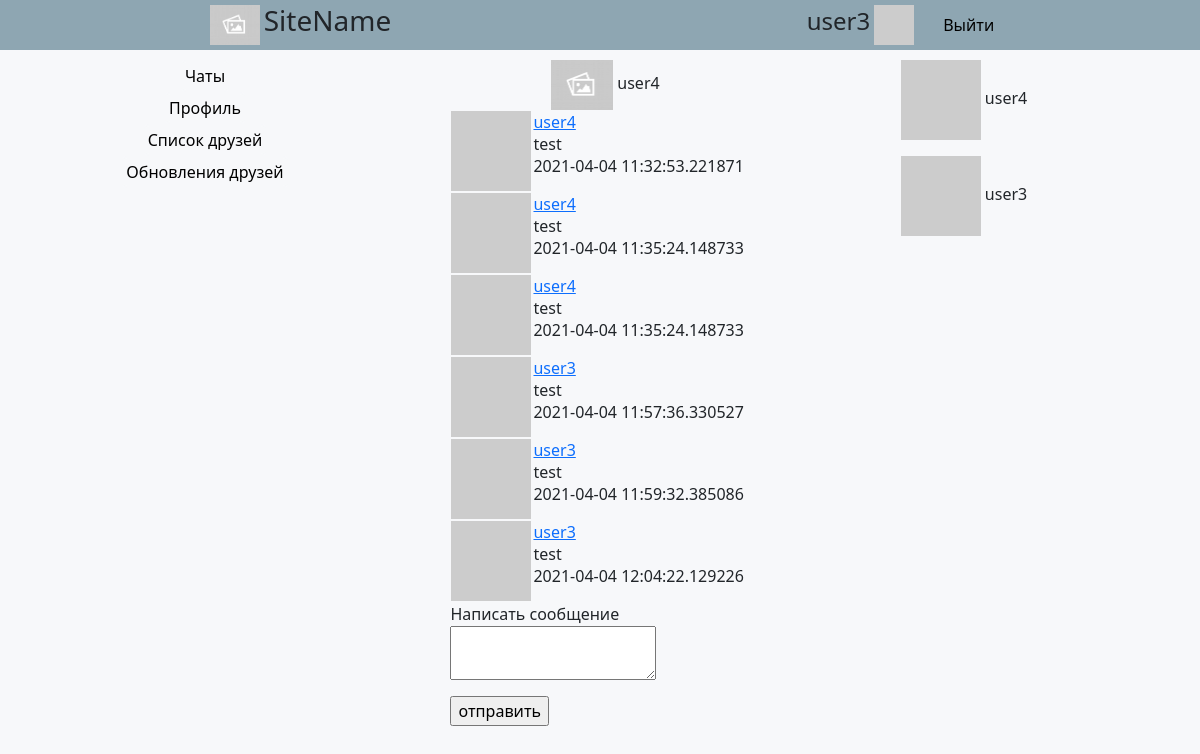
The app's page /chat/noneuser3user4 (signed in) with its own data.
### app/models.py (models this page shows, shortened)
class User(UserMixin, db.Model):
    id = db.Column(db.Integer, primary_key=True)
    username = db.Column(db.String(64), index=True, unique=True)
    email = db.Column(db.String(120), index=True, unique=True)
    password_hash = db.Column(db.String(128))
    posts = db.relationship('Post', backref='author', lazy='dynamic')
    invitations = db.relationship('Invitation', backref='user', lazy='dynamic')
    about_me = db.Column(db.String(140))
    last_seen = db.Column(db.DateTime, default=datetime.now(pytz.timezone('Europe/Moscow')))
    followed = db.relationship(
        'User', secondary=followers,
        primaryjoin=(followers.c.follower_id == id),
        secondaryjoin=(followers.c.followed_id == id),
        backref=db.backref('followers', lazy='dynamic'), lazy='dynamic')
    def avatar(self, size):
        digest = md5(self.email.lower().encode('utf-8')).hexdigest()
        return 'https://www.gravatar.com/avatar/{}?d=identicon&s={}'.format(
            digest, size)

class Post(db.Model):
    id = db.Column(db.Integer, primary_key=True)
    body = db.Column(db.String(140))
    timestamp = db.Column(db.DateTime, index=True, default=datetime.now(pytz.timezone('Europe/Moscow')))
    user_id = db.Column(db.Integer, db.ForeignKey('user.id'))
    chat_id = db.Column(db.Integer, db.ForeignKey('chat.id'))

### app/routes.py (the view)
@app.route('/chat/<name>', methods=['GET', 'Post'])
@login_required
def chat(name):
    form = PostForm()
    chat = Chat.query.filter_by(name=name).first()
    if form.validate_on_submit():
        post = Post(body=form.post.data, author=current_user, chat=chat,
                    timestamp=datetime.now(pytz.timezone('Europe/Moscow')))
        db.session.add(post)
        db.session.commit()
        return redirect(url_for('chat', name=chat.name))
    posts = chat.posts
    return render_template("chat.html", title='Home Page', form=form, chat=chat,
                           posts=posts)

### app/forms.py
class PostForm(FlaskForm):
    post = TextAreaField('Написать сообщение', validators=[
        DataRequired(), Length(min=1, max=140)])
    submit = SubmitField('отправить')

### app/models.py (called while the page is built)
@login.user_loader
def load_user(id):
    return User.query.get(int(id))

### app/routes.py (called while the page is built)
@app.before_request
def before_request():
    if current_user.is_authenticated:
        current_user.last_seen = datetime.now(pytz.timezone('Europe/Moscow'))
        db.session.commit()

### app/templates/chat.html (shortened to what this page needs)
{% extends "base.html" %}
{% block content %}
    <div class = 'main-part'>
    <link rel="stylesheet" href="../static/messages.css" type="text/css"/>
        <div class="chat-inf">
         <div class="chat-image">
            <img src="../static/empty.jpg">
            <label>
                {% if chat.name.find('none') == -1 %}
                    <label>{{ chat.name }}</label>
                {% elif chat.users[0] == current_user %}
                    <label>{{ chat.users[1].username }}</label>
                {% else %}
                    <label>{{ chat.users[0].username }}</label>
                {% endif %}
            </label>
        </div>
        </div>
        <div class="chat-message">
            {% for post in posts %}
                <table>
                    <tr valign="top">
                        <td><img src="{{ post.author.avatar(36) }}"></td>
                        <td><a href="{{ url_for('user', username=post.author.username) }}" {{ post.author.username }}> {{ post.author.username }} </a>
                            <br>{{ post.body }}
                            <br>{{ post.timestamp }}
                        </td>
                    </tr>
                </table>
            {% endfor %}
            <form action="" method="post">
                <p>
                    {{ form.post.label }}<br>
                    {{ form.post(size=64) }}<br>
                </p>
                <p>{{ form.submit() }}</p>
            </form>
        </div>
    </div>
    <div class = "notification-block">
        {% for user in chat.users %}
            <div class = "not-block">
                <p>
                    <img src="{{ user.avatar(36) }}">
                    {{ user.username }}
                </p>
            </div>
        {% endfor %}
    </div>
 {% endblock %}

### app/templates/base.html (shortened to what this page needs)
<html>
    <head>
        <link href="https://cdn.jsdelivr.net/npm/bootstrap@5.0.0-beta3/dist/css/bootstrap.min.css" rel="stylesheet">
        <link rel="stylesheet" href="../static/common.css" type="text/css"/>
        <link rel="stylesheet" href="../static/messages.css" type="text/css"/>
        <link rel="stylesheet" href="../static/friends.css" type="text/css"/>
    </head>
    <body>
        <header class = "first_color">
		    <div class = "name-logo">
			    <div>
				    <img src = "../static/empty.jpg"/>
			    </div>
			    <div>
				    <h3>SiteName</h3>
			    </div>
		    </div>
            {% if current_user.is_authenticated %}
		        <div class = "user-information" onclick="location.href='{{ url_for('user', username=current_user.username)}}';">
			        <div>
				        <h4>{{ current_user.username }}</h4>
			        </div>
			        <div>
				        <img src = "{{ current_user.avatar(128) }}"/>
			        </div>
                    <div>
                        {% if current_user.is_anonymous %}
                            <a href="{{ url_for('login') }}">Войти</a>
                        {% else %}
                            <a href="{{ url_for('logout') }}">Выйти</a>
                        {% endif %}
                    </div>
		        </div>
            {% endif %}
	</header>
        <div class="content">
            <div class="site-nav">
                <a href="{{ url_for('index') }}">Чаты</a>
                {% if not current_user.is_anonymous %}
                    <a href="{{ url_for('user', username=current_user.username) }}">Профиль</a>
                {% endif %}
                <a href="{{ url_for('list_of_friends') }}">Список друзей</a>
                <a href ="{{ url_for('news') }}"> Обновления друзей </a>
            </div>
            {% block content %}{% endblock %}
        </div>
    </body>
</html>

### app/static/common.css (style rules this page uses)
.first_color { background-color: #8ea6b2; }
body { padding: 0px; margin: 0px; background-color: #f7f8fa; }
header { width: 100%; height: 50px; display: flex; justify-content: space-around; }
.name-logo img { height: 40px; align-self: center; }
.name-logo h3 { align-self: center; }
.name-logo div { height: 100%; display: flex; padding-left: 4px; }
.name-logo { height: 100%; display: flex; }
.user-information img { height: 40px; align-self: center; }
.user-information h4 { align-self: center; cursor: pointer; }
.user-information div { height: 100%; display: flex; padding-left: 4px; }
.user-information { height: 100%; display: flex; }
.content { display: flex; padding-top: 10px; width: 100%; justify-content: center; }
.site-nav { display: flex; flex-direction: column; justify-content: center; align-items: center; align-self: baseline; }
.main-part { width: 50%; display: flex; align-items: center; flex-direction: column; margin-left: 10px; }

### app/static/messages.css (style rules this page uses)
.chat-inf { margin-left: 15px; }
.chat-image img { height: 50px; }
.notification-block { padding-left: 3px; width: 15%; }

### app/templates/base.html (style rules this page uses)
.site-nav a { text-decoration: none; color: black; border: 2px solid #f7f8fa; border-radius: 5px; padding: 2px; }
.user-information a { align-self: center; cursor: pointer; text-decoration: none; color: black; margin-left: 25px; }

### records on screen
User: username "user3"
User: username "user4"
Post: author.username "user4", body "test", timestamp "2021-04-04 11:32:53.221871"
Post: author.username "user4", body "test", timestamp "2021-04-04 11:35:24.148733"
Post: author.username "user4", body "test", timestamp "2021-04-04 11:35:24.148733"
Post: author.username "user3", body "test", timestamp "2021-04-04 11:57:36.330527"
Post: author.username "user3", body "test", timestamp "2021-04-04 11:59:32.385086"
Post: author.username "user3", body "test", timestamp "2021-04-04 12:04:22.129226"
